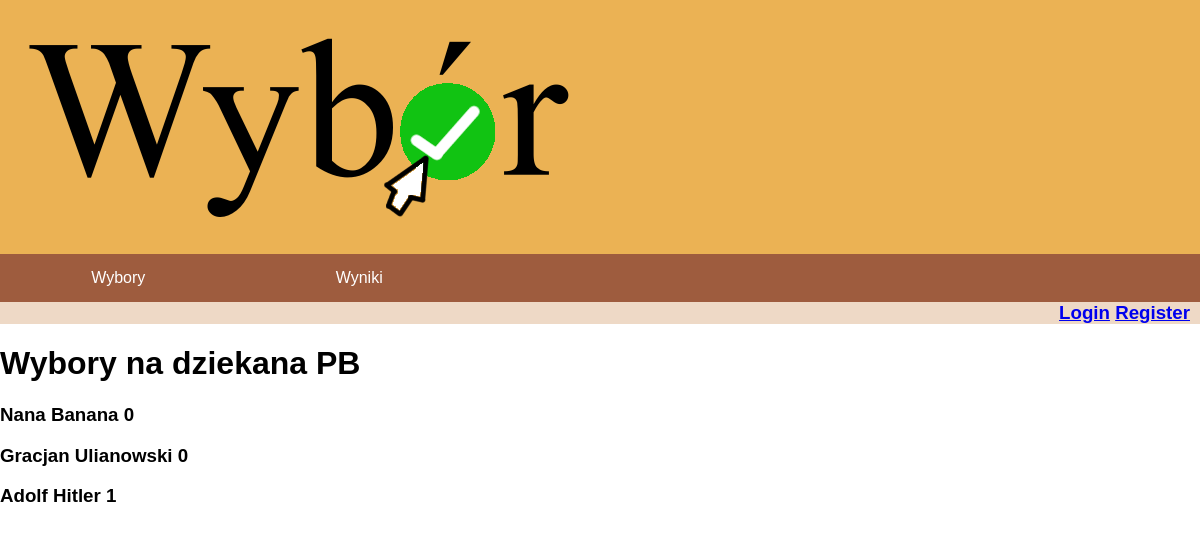
/wyniki/3/, run on the app's committed database.
### base/models.py (models this page shows, shortened)
class Wybory(models.Model):
    nazwa = models.CharField(max_length=255)
    typ = models.ForeignKey(TypWyborow, on_delete=models.CASCADE)
    data_rozpoczecia = models.DateTimeField(default=timezone.now)
    data_zakonczenia = models.DateTimeField(default=timezone.now)
    czy_aktywne = models.BooleanField(default=True)
    class Meta:
        verbose_name_plural = 'Wybory'
    def __str__(self):
        return self.nazwa

class Kandydaci(models.Model):
    id_wyborow = models.ForeignKey(Wybory, on_delete=models.CASCADE)
    pesel = models.ForeignKey(User, on_delete=models.CASCADE)
    poparcie = models.PositiveSmallIntegerField(default=0)
    class Meta:
        verbose_name_plural = 'Kandydaci'

### base/views.py (the view)
# urls.py: path('wyniki/<str:pk>/', views.konkretne_wyniki, name='konkretne_wyniki')
def konkretne_wyniki(request, pk):
    kandydaci = Kandydaci.objects.filter(id_wyborow=pk)
    nazwa_wyborow = Wybory.objects.get(id=pk)
    context = {
        'kandydaci': kandydaci,
        'nazwa_wyborow': nazwa_wyborow,
    }
    return render(request, 'base/konkretne_wyniki.html', context)

### base/templates/base/konkretne_wyniki.html
{% extends 'main.html' %}
{% block content %}
    <h1>{{ nazwa_wyborow }}</h1>
    {% for kandydat in kandydaci %}
        <h3>{{ kandydat.pesel.first_name }} {{ kandydat.pesel.last_name }} {{ kandydat.poparcie }}</h3>
    {% endfor %}
{% endblock %}

### templates/main.html (style rules this page uses)
body { background-color:white; margin: 0; padding: 0; font-family: Arial; }

### data on the page
Wybory: nazwa "Wybory na dziekana PB"
Kandydaci: pesel.first_name "Nana", pesel.last_name "Banana", poparcie "0"
Kandydaci: pesel.first_name "Gracjan", pesel.last_name "Ulianowski", poparcie "0"
Kandydaci: pesel.first_name "Adolf", pesel.last_name "Hitler", poparcie "1"
